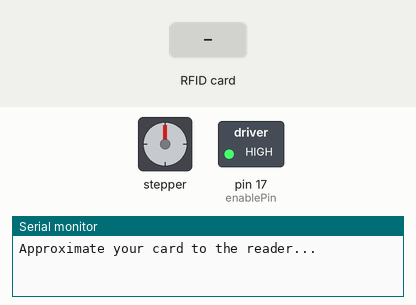
Bench run of a sketch on a simulated Arduino Uno, built with avr-gcc and run on an emulated ATmega328P. Shown: stepper motor, switched loads named in the sketch (green lamp = pin HIGH), the last lines printed to the serial monitor. The test bench sets the inputs (shaded band). Stepper angles assume 384 steps per turn; pins used as bus, display or sensor lines are not drawn.

Above: at 1.7 s.
1.8 s: RFID card 1C 74 B2 65 held to the reader
At 1.98 s:
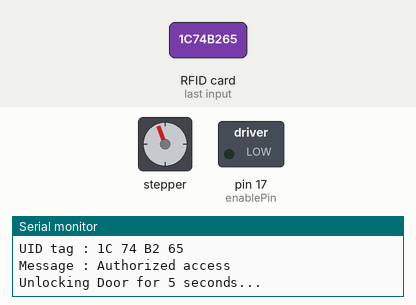
At 4.6 s:
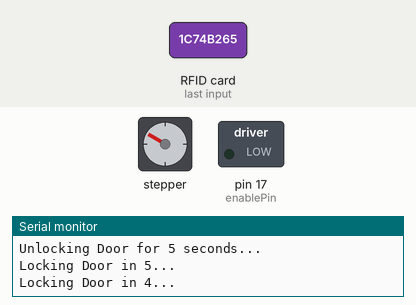
Timing chart, 0 to 10.8 s (numbered marks = the images above; inputs shaded):
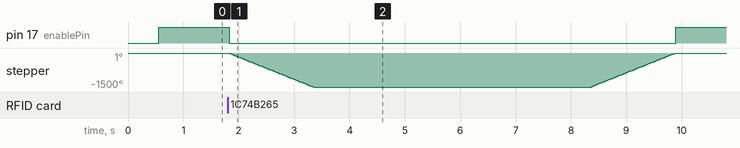

The sketch:

LabDoorOpener_V1.0.0.ino
```cpp
//Stepper motor stuff//
#include <Arduino.h>
#include "BasicStepperDriver.h"

//RFID MFRC522 libraries
#include <SPI.h>
#include <MFRC522.h>

// Motor steps per revolution. Most steppers are 200 steps or 1.8 degrees/step
#define MOTOR_STEPS 96
#define RPM 165

//RFID Defines
#define SS_PIN 10
#define RST_PIN 9
MFRC522 mfrc522(SS_PIN, RST_PIN);   // Create MFRC522 instance.

// Since microstepping is set externally, make sure this matches the selected mode
// If it doesn't, the motor will move at a different RPM than chosen
// 1=full step, 2=half step etc.
#define MICROSTEPS 4 //was 4

// All the wires needed for full functionality
#define DIR 2
#define STEP 3

//var for stepper enable/disable
int enablePin = 17;
int led = 18;

//vars for limit switch
int limit = 6; //limitswitch on pin 6
int increment = 50; //distance to travel each iteration through homeZ function

//distance to rotate each way
int distance = 1500;


// 2-wire basic config, microstepping is hardwired on the driver
BasicStepperDriver stepper(MOTOR_STEPS, DIR, STEP);


//Uncomment line to use enable/disable functionality
//BasicStepperDriver stepper(MOTOR_STEPS, DIR, STEP, ENABLE);

void setup() {
  //RFID Stuff
  Serial.begin(9600);   // Initiate a serial communication
  SPI.begin();      // Initiate  SPI bus
  mfrc522.PCD_Init();   // Initiate MFRC522
  Serial.println("Approximate your card to the reader...");
  Serial.println();

  //stepper motor stuff//
  stepper.begin(RPM, MICROSTEPS);
  pinMode(enablePin, OUTPUT); //pint to enable/disable stepper motor

  //Disables stepper to save power at startup
  delay(500);
  disableStepper();
}

void loop() {

  // Look for new cards
  if ( ! mfrc522.PICC_IsNewCardPresent())
  {
    return;
  }
  // Select one of the cards
  if ( ! mfrc522.PICC_ReadCardSerial())
  {
    return;
  }
  //Show UID on serial monitor
  Serial.print("UID tag :");
  String content= "";
  byte letter;
  for (byte i = 0; i < mfrc522.uid.size; i++)
  {
     Serial.print(mfrc522.uid.uidByte[i] < 0x10 ? " 0" : " ");
     Serial.print(mfrc522.uid.uidByte[i], HEX);
     content.concat(String(mfrc522.uid.uidByte[i] < 0x10 ? " 0" : " "));
     content.concat(String(mfrc522.uid.uidByte[i], HEX));
  }
  Serial.println();
  Serial.print("Message : ");
  content.toUpperCase();
  if (content.substring(1) == "1C 74 B2 65") //change here the UID of the card/cards that you want to give access
  {
    Serial.println("Authorized access");
    Serial.println();
    openClose();
    delay(3000);
  }
  else if(content.substring(1) == "E5 84 B1 65")
  {
    Serial.println("Authorized access");
    Serial.println();
    openClose();
    delay(3000);
  }
  else if(content.substring(1) == "0E 15 2A 2B")
  {
    Serial.println("Authorized access");
    Serial.println();
    openClose();
    delay(3000);
  }

 else   {
    Serial.println(" Access denied");
    delay(3000);
  }


}

//calls function to rotate stepper open and then return to closed
void openClose(){
  //digitalWrite(led, HIGH);
  Serial.println("Unlocking Door for 5 seconds...");

  enableStepper();
  stepper.rotate(-distance);

  Serial.println("Locking Door in 5...");
  delay(1000);
  Serial.println("Locking Door in 4...");
  delay(1000);
  Serial.println("Locking Door in 3...");
  delay(1000);
  Serial.println("Locking Door in 2...");
  delay(1000);
  Serial.println("Locking Door in 1...");
  delay(1000);
  Serial.println("Door Locked");
  Serial.println("Door Locked");
  //digitalWrite(led, LOW);

  stepper.rotate(distance);
  disableStepper();
}

//calls function to rotate stepper to open
void openDoor(){
  enableStepper();
  stepper.rotate(distance);
  disableStepper();//comment this out or remove, included for testing only
}

//calls function to rotate stepper to closed
void closeDoor(){
    enableStepper();//comment this out or remove, included for testing only
    stepper.rotate(-distance);
    disableStepper();
}

void enableStepper(){
  digitalWrite(enablePin, LOW);
}

void disableStepper(){
  digitalWrite(enablePin, HIGH);
}

void homeZ(){
  int checker = 1;
  enableStepper();
  while(checker == 1){
    bool limitCheck = digitalRead(limit);
    if(limitCheck == HIGH){
      //BT.println("Lim  high");
      stepper.rotate(-increment);
    }
    if(limitCheck == LOW){
      //BT.println("Lim  low");
      checker = 0;
      disableStepper();
      return;
    }
  }
}

void startUpSeq(){
      //digitalWrite(led, HIGH);
      //BT.println("Homing");
      Serial.println("Homing");
      homeZ();
      //digitalWrite(led, LOW);

      //digitalWrite(led, HIGH);
      openDoor();
      //digitalWrite(led, LOW);
}
```

Measured:
- after the input at 1.8 s, pin 17 (enablePin): HIGH → LOW at once, → HIGH 8.1 s later; stepper: turns 1500° counter-clockwise in 1.5 s, then 1500° clockwise in 1.5 s
